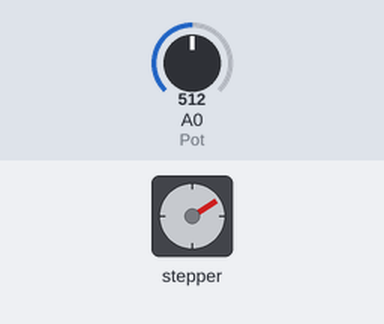
Simulated run of this sketch. Board: Arduino Uno, built with avr-gcc and run on an emulated ATmega328P. On the bench: stepper motor. Wiring (inferred from the names in the program): stepper motor driver (200 steps per turn assumed): step pin 8; direction pin 9. The inputs (shaded band) are chosen by the test bench; at power-on: A0 (Pot) = 512.

Above: at 1.2 s.
1.3 s: A0 (Pot) set to 716
At 1.95 s:
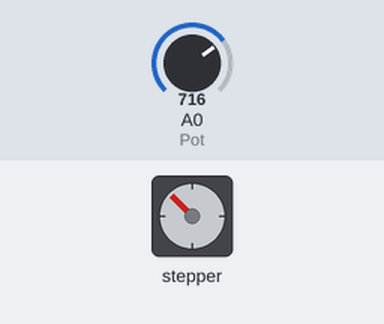
4.3 s: A0 (Pot) set to 0
At 4.3 s:
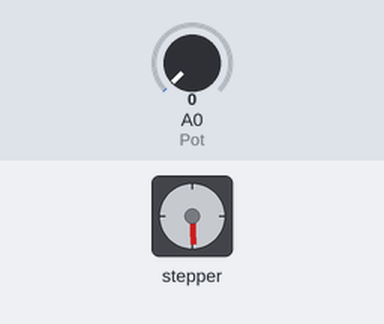
5.8 s: A0 (Pot) set to 122
At 6.25 s:
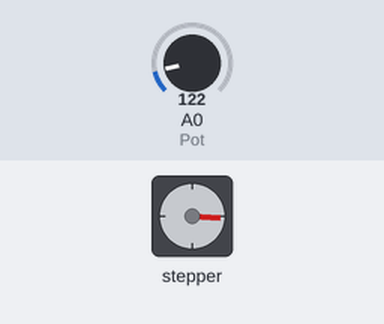
8.8 s: A0 (Pot) set to 306
Timing chart, 0 to 15.8 s (numbered marks = the images above; inputs shaded):
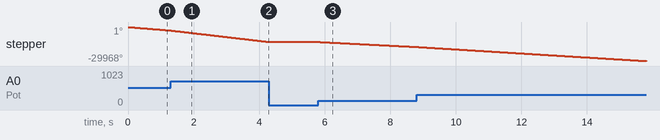

The sketch:

arduino_code_20230518000934.ino
```cpp
//Defining Arduino pins for direction and step
const int dirPin = 9;
const int stepPin = 8;

#define Pot A0

int pot_val = 0;
int delay_val = 0;
int rpm = 0;

void setup() {
 pinMode(dirPin, OUTPUT);
 pinMode(stepPin, OUTPUT);
 pinMode(Pot, INPUT);
}

void loop() {
  //Reading the analog value received from the potentiometer
  pot_val = analogRead(Pot);

  //Mapping the received value from 0-1024 (0-5V) to 600 to 2 microseconds and defining as a delay value
  delay_val = map(pot_val, 0, 1023, 600, 2);

  //Making the motor stop when potentiometer value is 0
  if(!pot_val)
  {
    digitalWrite(stepPin, LOW);
  }
  //If the pot value is not 0, generating the pwm signal with 50% duty cycle using the delay values mapped from the potentiometer input
  else
  {
   digitalWrite(stepPin, HIGH);
   delayMicroseconds(delay_val);
   digitalWrite(stepPin, LOW);
   delayMicroseconds(delay_val);
  }

}
```

Measured:
- after the input at 4.3 s, stepper: stops changing and stays -13143°
- after the input at 5.8 s, stepper: keeps turning counter-clockwise at about 1467°/s, starting at once
